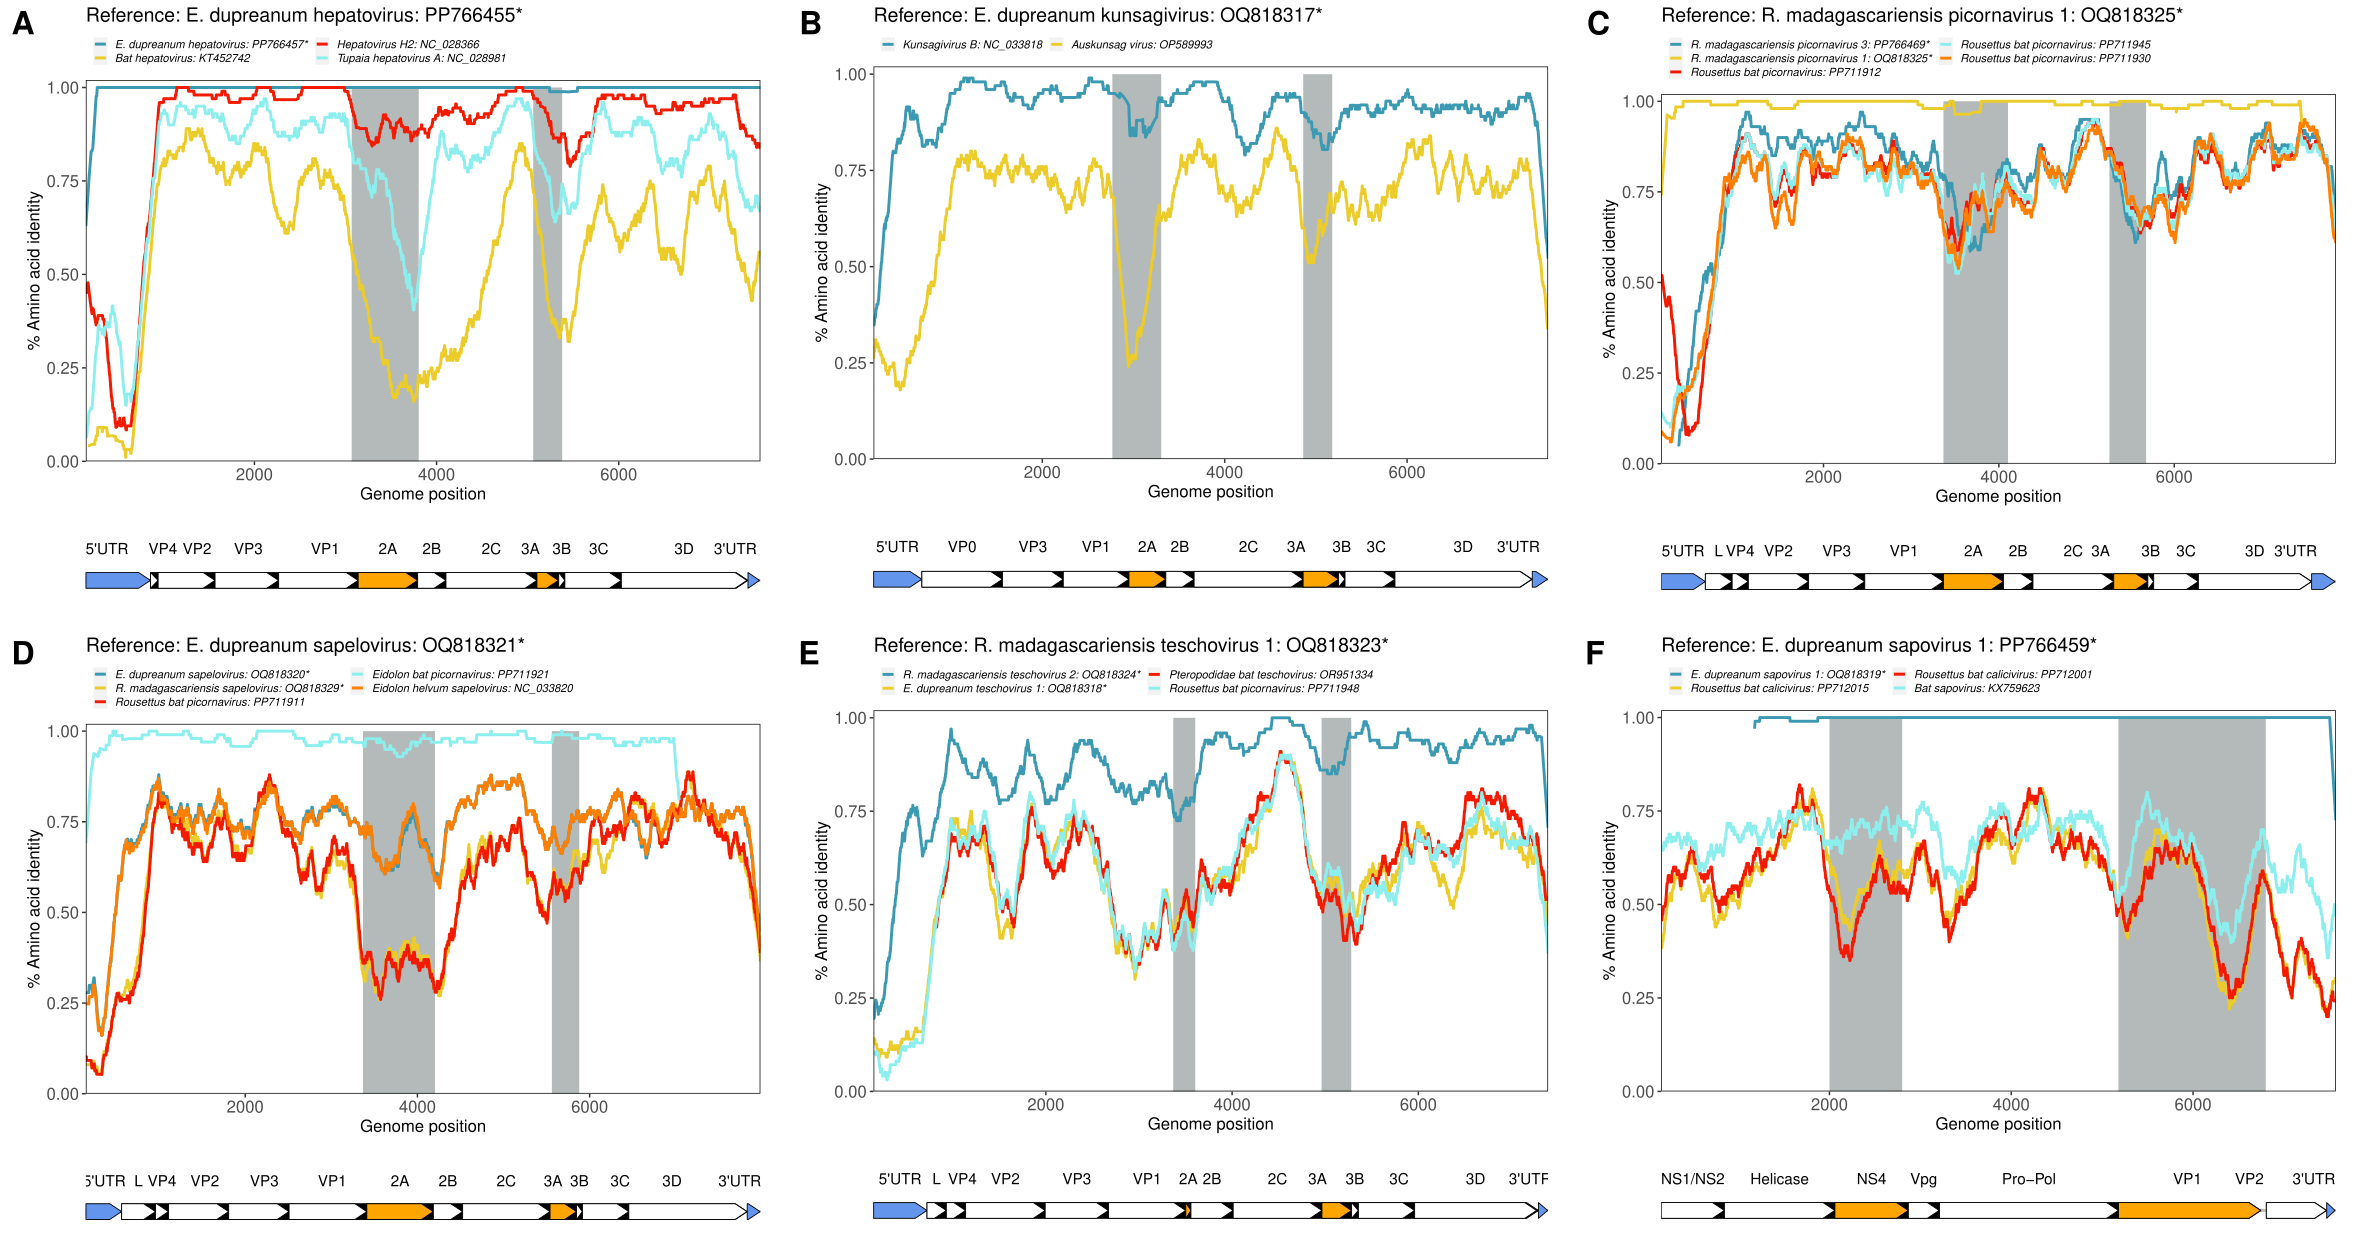

The R source for this figure:
rm(list=ls())

library(ggplot2)
library(gggenes)
library(cowplot)
library(gridExtra)
library(grid)
library(plyr)
library(dplyr)
library(reshape2)
library(cowplot)
library(patchwork)
library(ggplotify)


#This is to make a figure of the representative PySimPlots with their matching genome plots

##First make the genome plots
homewd="/Users/gwenddolenkettenburg/Desktop/developer/mada-bat-picornavirus/PySimPlot/"
setwd("~/Desktop/developer/mada-bat-picornavirus/PySimPlot/gene_maps")

#Load the gene data
map <- read.csv("pysimplot_alignment_genes.csv", header = T, stringsAsFactors = F)
map$gene<-factor(map$gene, levels = c("5'UTR", "L","VP4", "VP2", "VP0", "VP3",
                                        "VP1","VP1 ", "2A", "2B", "2C", "3A", "3B",
                                        "3C", "3D", "NS1/NS2","Helicase","NS4","Vpg","Pro-Pol", "Polyprotein", "Minor structural protein","3'UTR"))
#Load the peptide files
map_pep <- read.csv("pysimplot_alignment_peptides.csv", header = T, stringsAsFactors = F)
map_pep$gene<-factor(map_pep$gene, levels = c("5'UTR", "L","VP4", "VP2", "VP0", "VP3",
                                              "VP1", "VP1 ","2A", "2B", "2C", "3A", "3B",
                                              "3C", "3D", "NS1/NS2","Helicase","NS4","Vpg","Pro-Pol", "Polyprotein", "Minor structural protein","3'UTR"))
#Load the feature file in case its needed
map_feat <- read.csv("pysimplot_alignment_features.csv", header = T, stringsAsFactors = F)
map_feat$gene<-factor(map_feat$gene, levels = c("5'UTR", "L","VP4", "VP2", "VP0", "VP3",
                                                "VP1","VP1 ", "2A", "2B", "2C", "3A", "3B",
                                                "3C", "3D", "NS1/NS2","Helicase","NS4","Vpg","Pro-Pol", "Polyprotein", "Minor structural protein","3'UTR"))

#Pick colors for genes
colz=c("5'UTR"="gold", "L"="royalblue","VP4"="paleturquoise3", "VP2"="skyblue1", "VP0"="royalblue4", "VP3"="steelblue1",
       "VP1"="cadetblue1", "2A"="orange1", "2B"="sienna2", "2C"="darkorange1", "3A"="palevioletred1", "3B"="plum",
       "3C"="rosybrown1", "3D"="pink3", "Helicase"="darkseagreen1","NS4"="darkolivegreen1","Vpg"="seagreen1","Pro-Pol"="palegreen1","NS1/NS2"="darkgreen",
       "Polyprotein"="azure3",
       "Minor structural protein"="black","3'UTR"="gold")

colz2=c("5'UTR"="cornflowerblue", "L"="white","VP4"="white", "VP2"="white", "VP0"="white", "VP3"="white",
       "VP1"="white", "VP1 "="orange1", "2A"="orange1", "2B"="white", "2C"="white", "3A"="orange1", "3B"="white",
       "3C"="white", "3D"="white", "Helicase"="white","NS4"="orange1","Vpg"="white","Pro-Pol"="white","NS1/NS2"="white",
       "Polyprotein"="black",
       "Minor structural protein"="black","3'UTR"="cornflowerblue")


#Plot map and BLAST together plots

#Subset map data by virus
map_batpicornavirus<-subset(map,molecule=="Bat picornavirus")
map_hepatovirus<-subset(map,molecule=="Hepatovirus")
map_kobuvirus<-subset(map,molecule=="Kobuvirus")
map_kunsagivirus<-subset(map,molecule=="Kunsagivirus")
map_mischivirus<-subset(map,molecule=="Mischivirus")
map_sapovirus<-subset(map,molecule=="Sapovirus")
map_sapelovirus<-subset(map,molecule=="Sapelovirus")
map_teschovirus<-subset(map,molecule=="Teschovirus")
map_cardiovirus<-subset(map,molecule=="Cardiovirus")

map_batpicornavirus_pep<-subset(map_pep,molecule=="Bat picornavirus")
map_hepatovirus_pep<-subset(map_pep,molecule=="Hepatovirus")
map_kobuvirus_pep<-subset(map_pep,molecule=="Kobuvirus")
map_kunsagivirus_pep<-subset(map_pep,molecule=="Kunsagivirus")
map_mischivirus_pep<-subset(map_pep,molecule=="Mischivirus")
map_sapovirus_pep<-subset(map_pep,molecule=="Sapovirus")
map_sapelovirus_pep<-subset(map_pep,molecule=="Sapelovirus")
map_teschovirus_pep<-subset(map_pep,molecule=="Teschovirus")
map_cardiovirus_pep<-subset(map_pep,molecule=="Cardiovirus")

map_batpicornavirus_feat<-subset(map_feat,molecule=="Bat picornavirus")
map_hepatovirus_feat<-subset(map_feat,molecule=="Hepatovirus")
map_kobuvirus_feat<-subset(map_feat,molecule=="Kobuvirus")
map_kunsagivirus_feat<-subset(map_feat,molecule=="Kunsagivirus")
map_mischivirus_feat<-subset(map_feat,molecule=="Mischivirus")
map_sapovirus_feat<-subset(map_feat,molecule=="Sapovirus")
map_sapelovirus_feat<-subset(map_feat,molecule=="Sapelovirus")
map_teschovirus_feat<-subset(map_feat,molecule=="Teschovirus")
map_cardiovirus_feat<-subset(map_feat,molecule=="Cardiovirus")

#gene maps
map_batpicorna<-ggplot(map_batpicornavirus, aes(xmin = start, xmax = end, y = molecule, fill=gene)) +
  geom_gene_arrow(arrowhead_width = grid::unit(3, "mm"),
                  arrowhead_height = grid::unit(4, "mm"),
                  arrow_body_height = grid::unit(4, "mm")) +
  # geom_feature(data=map_hepatovirus_feat, aes(x=mid, y=molecule),
  #              feature_height = grid::unit(6,"mm"))+
  # geom_feature_label(data=map_hepatovirus_feat, aes(x=mid, y=molecule, label=gene),
  #                    feature_height = grid::unit(6,"mm"),
  #                    label_height = grid::unit(6,"mm"))+
  geom_subgene_arrow(data = map_batpicornavirus_pep, mapping=aes(xmin = from, xmax = to, y = molecule, fill=gene,
                                                                  xsubmin=from, xsubmax=to), color="black",
                     arrowhead_width = grid::unit(3, "mm"),
                     arrowhead_height = grid::unit(4, "mm"),
                     arrow_body_height = grid::unit(4, "mm"))+
  geom_text(data=map_batpicornavirus_feat,mapping=aes(x = mid, y = 1.5, label = gene), size=4) +
  scale_fill_manual(values=colz2)+
  theme_genes()+
  scale_x_continuous(limits=c(0,8290),expand=c(0,0))+
  theme(legend.position = "none")+
  theme(plot.margin = unit(c(0,0,0,0), "cm"),
        axis.text.y = element_blank(),
        axis.ticks.x=element_blank(),
        axis.text.x = element_blank(),
        axis.title.x = element_blank(),
        axis.line.x = element_blank())+
  xlab("Genome position") + ylab("")
map_batpicorna


map_cardio<-ggplot(map_cardiovirus, aes(xmin = start, xmax = end, y = molecule, fill=gene)) +
  geom_gene_arrow(arrowhead_width = grid::unit(3, "mm"),
                  arrowhead_height = grid::unit(4, "mm"),
                  arrow_body_height = grid::unit(4, "mm")) +
  # geom_feature(data=map_hepatovirus_feat, aes(x=mid, y=molecule),
  #              feature_height = grid::unit(6,"mm"))+
  # geom_feature_label(data=map_hepatovirus_feat, aes(x=mid, y=molecule, label=gene),
  #                    feature_height = grid::unit(6,"mm"),
  #                    label_height = grid::unit(6,"mm"))+
  geom_subgene_arrow(data = map_cardiovirus_pep, mapping=aes(xmin = from, xmax = to, y = molecule, fill=gene,
                                                                 xsubmin=from, xsubmax=to), color="black",
                     arrowhead_width = grid::unit(3, "mm"),
                     arrowhead_height = grid::unit(4, "mm"),
                     arrow_body_height = grid::unit(4, "mm"))+
  geom_text(data=map_cardiovirus_feat,mapping=aes(x = mid, y = 1.5, label = gene), size=4) +
  scale_fill_manual(values=colz2)+
  theme_genes()+
  scale_x_continuous(limits=c(4000,7640),expand=c(0,0))+
  theme(legend.position = "none")+
  theme(plot.margin = unit(c(0,0,0,0), "cm"),
        axis.text.y = element_blank(),
        axis.ticks.x=element_blank(),
        axis.text.x = element_blank(),
        axis.title.x = element_blank(),
        axis.line.x = element_blank())+
  xlab("Genome position") + ylab("")
map_cardio


map_hepato<-ggplot(map_hepatovirus, aes(xmin = start, xmax = end, y = molecule, fill=gene)) +
  geom_gene_arrow(arrowhead_width = grid::unit(3, "mm"),
                  arrowhead_height = grid::unit(4, "mm"),
                  arrow_body_height = grid::unit(4, "mm")) +
  # geom_feature(data=map_hepatovirus_feat, aes(x=mid, y=molecule),
  #              feature_height = grid::unit(6,"mm"))+
  # geom_feature_label(data=map_hepatovirus_feat, aes(x=mid, y=molecule, label=gene),
  #                    feature_height = grid::unit(6,"mm"),
  #                    label_height = grid::unit(6,"mm"))+
  geom_subgene_arrow(data = map_hepatovirus_pep, mapping=aes(xmin = from, xmax = to, y = molecule, fill=gene,
                                                              xsubmin=from, xsubmax=to), color="black",
                     arrowhead_width = grid::unit(3, "mm"),
                     arrowhead_height = grid::unit(4, "mm"),
                     arrow_body_height = grid::unit(4, "mm"))+
  geom_text(data=map_hepatovirus_feat,mapping=aes(x = mid, y = 1.5, label = gene), size=4) +
  scale_fill_manual(values=colz2)+
  theme_genes()+
  scale_x_continuous(limits=c(0,7890),expand=c(0,0))+
  theme(legend.position = "none")+
  theme(plot.margin = unit(c(0,0,0,0), "cm"),
        axis.text.y = element_blank(),
        axis.ticks.x=element_blank(),
        axis.text.x = element_blank(),
        axis.title.x = element_blank(),
        axis.line.x = element_blank())+
  xlab("Genome position") + ylab("")
map_hepato


map_kobu<-ggplot(map_kobuvirus, aes(xmin = start, xmax = end, y = molecule, fill=gene)) +
  geom_gene_arrow(arrowhead_width = grid::unit(3, "mm"),
                  arrowhead_height = grid::unit(4, "mm"),
                  arrow_body_height = grid::unit(4, "mm")) +
  # geom_feature(data=map_kobuvirus_feat, aes(x=mid, y=molecule),
  #              feature_height = grid::unit(6,"mm"))+
  # geom_feature_label(data=map_kobuvirus_feat, aes(x=mid, y=molecule, label=gene),
  #                    feature_height = grid::unit(6,"mm"),
  #                    label_height = grid::unit(6,"mm"))+
  geom_subgene_arrow(data = map_kobuvirus_pep, mapping=aes(xmin = from, xmax = to, y = molecule, fill=gene,
                                                            xsubmin=from, xsubmax=to), color="black",
                     arrowhead_width = grid::unit(3, "mm"),
                     arrowhead_height = grid::unit(4, "mm"),
                     arrow_body_height = grid::unit(4, "mm"))+
  geom_text(data=map_kobuvirus_feat,mapping=aes(x = mid, y = 1.5, label = gene), size=4) +
  scale_fill_manual(values=colz2)+
  theme_genes()+
  scale_x_continuous(limits=c(0,8420),expand=c(0,0))+
  theme(legend.position = "none")+
  theme(plot.margin = unit(c(0,0,0,0), "cm"),
        axis.text.y = element_blank(),
        axis.ticks.x=element_blank(),
        axis.text.x = element_blank(),
        axis.title.x = element_blank(),
        axis.line.x = element_blank())+
  xlab("Genome position") + ylab("")
map_kobu


map_kun<-ggplot(map_kunsagivirus, aes(xmin = start, xmax = end, y = molecule, fill=gene)) +
  geom_gene_arrow(arrowhead_width = grid::unit(3, "mm"),
                  arrowhead_height = grid::unit(4, "mm"),
                  arrow_body_height = grid::unit(4, "mm")) +
  # geom_feature(data=map_kunsagivirus_feat, aes(x=mid, y=molecule),
  #              feature_height = grid::unit(6,"mm"))+
  # geom_feature_label(data=map_kunsagivirus_feat, aes(x=mid, y=molecule, label=gene),
  #                    feature_height = grid::unit(6,"mm"),
  #                    label_height = grid::unit(6,"mm"))+
  geom_subgene_arrow(data = map_kunsagivirus_pep, mapping=aes(xmin = from, xmax = to, y = molecule, fill=gene,
                                                               xsubmin=from, xsubmax=to), color="black",
                     arrowhead_width = grid::unit(3, "mm"),
                     arrowhead_height = grid::unit(4, "mm"),
                     arrow_body_height = grid::unit(4, "mm"))+
  geom_text(data=map_kunsagivirus_feat,mapping=aes(x = mid, y = 1.5, label = gene), size=4) +
  scale_fill_manual(values=colz2)+
  theme_genes()+
  scale_x_continuous(limits=c(0,7580),expand=c(0,0))+
  theme(legend.position = "none")+
  theme(plot.margin = unit(c(0,0,0,0), "cm"),
        axis.text.y = element_blank(),
        axis.ticks.x=element_blank(),
        axis.text.x = element_blank(),
        axis.title.x = element_blank(),
        axis.line.x = element_blank())+
  xlab("Genome position") + ylab("")
map_kun


map_mischi<-ggplot(map_mischivirus, aes(xmin = start, xmax = end, y = molecule, fill=gene)) +
  geom_gene_arrow(arrowhead_width = grid::unit(3, "mm"),
                  arrowhead_height = grid::unit(4, "mm"),
                  arrow_body_height = grid::unit(4, "mm")) +
  # geom_feature(data=map_mischivirus_feat, aes(x=mid, y=molecule),
  #              feature_height = grid::unit(6,"mm"))+
  # geom_feature_label(data=map_mischivirus_feat, aes(x=mid, y=molecule, label=gene),
  #                    feature_height = grid::unit(6,"mm"),
  #                    label_height = grid::unit(6,"mm"))+
  geom_subgene_arrow(data = map_mischivirus_pep, mapping=aes(xmin = from, xmax = to, y = molecule, fill=gene,
                                                              xsubmin=from, xsubmax=to), color="black",
                     arrowhead_width = grid::unit(3, "mm"),
                     arrowhead_height = grid::unit(4, "mm"),
                     arrow_body_height = grid::unit(4, "mm"))+
  geom_text(data=map_mischivirus_feat,mapping=aes(x = mid, y = 1.5, label = gene), size=4) +
  scale_fill_manual(values=colz2)+
  theme_genes()+
  scale_x_continuous(limits=c(0,9080),expand=c(0,0))+
  theme(legend.position = "none")+
  theme(plot.margin = unit(c(0,0,0,0), "cm"),
        axis.text.y = element_blank(),
        axis.ticks.x=element_blank(),
        axis.text.x = element_blank(),
        axis.title.x = element_blank(),
        axis.line.x = element_blank())+
  xlab("Genome position") + ylab("")
map_mischi


map_sapelo<-ggplot(map_sapelovirus, aes(xmin = start, xmax = end, y = molecule, fill=gene)) +
  geom_gene_arrow(arrowhead_width = grid::unit(3, "mm"),
                  arrowhead_height = grid::unit(4, "mm"),
                  arrow_body_height = grid::unit(4, "mm")) +
  # geom_feature(data=map_sapelovirus_feat, aes(x=mid, y=molecule),
  #              feature_height = grid::unit(6,"mm"))+
  # geom_feature_label(data=map_sapelovirus_feat, aes(x=mid, y=molecule, label=gene),
  #                    feature_height = grid::unit(6,"mm"),
  #                    label_height = grid::unit(6,"mm"))+
  geom_subgene_arrow(data = map_sapelovirus_pep, mapping=aes(xmin = from, xmax = to, y = molecule, fill=gene,
                                                                   xsubmin=from, xsubmax=to), color="black",
                     arrowhead_width = grid::unit(3, "mm"),
                     arrowhead_height = grid::unit(4, "mm"),
                     arrow_body_height = grid::unit(4, "mm"))+
  geom_text(data=map_sapelovirus_feat,mapping=aes(x = mid, y = 1.5, label = gene), size=4) +
  scale_fill_manual(values=colz2)+
  theme_genes()+
  scale_x_continuous(limits=c(0,7940),expand=c(0,0))+
  theme(legend.position = "none")+
  theme(plot.margin = unit(c(0,0,0,0), "cm"),
        axis.text.y = element_blank(),
        axis.ticks.x=element_blank(),
        axis.text.x = element_blank(),
        axis.title.x = element_blank(),
        axis.line.x = element_blank())+
  xlab("Genome position") + ylab("")
map_sapelo


map_tescho<-ggplot(map_teschovirus, aes(xmin = start, xmax = end, y = molecule, fill=gene)) +
  geom_gene_arrow(arrowhead_width = grid::unit(3, "mm"),
                  arrowhead_height = grid::unit(4, "mm"),
                  arrow_body_height = grid::unit(4, "mm")) +
  # geom_feature(data=map_teschovirus_feat, aes(x=mid, y=molecule),
  #              feature_height = grid::unit(6,"mm"))+
  # geom_feature_label(data=map_teschovirus_feat, aes(x=mid, y=molecule, label=gene),
  #                    feature_height = grid::unit(6,"mm"),
  #                    label_height = grid::unit(6,"mm"))+
  geom_subgene_arrow(data = map_teschovirus_pep, mapping=aes(xmin = from, xmax = to, y = molecule, fill=gene,
                                                              xsubmin=from, xsubmax=to), color="black",
                     arrowhead_width = grid::unit(3, "mm"),
                     arrowhead_height = grid::unit(4, "mm"),
                     arrow_body_height = grid::unit(4, "mm"))+
  geom_text(data=map_teschovirus_feat,mapping=aes(x = mid, y = 1.5, label = gene), size=4) +
  scale_fill_manual(values=colz2)+
  theme_genes()+
  scale_x_continuous(limits=c(0,7445),expand=c(0,0))+
  theme(legend.position = "none")+
  theme(plot.margin = unit(c(0,0,0,0), "cm"),
        axis.text.y = element_blank(),
        axis.ticks.x=element_blank(),
        axis.text.x = element_blank(),
        axis.title.x = element_blank(),
        axis.line.x = element_blank())+
  xlab("Genome position") + ylab("")
map_tescho


map_sapo<-ggplot(map_sapovirus, aes(xmin = start, xmax = end, y = molecule, fill=gene)) +
  geom_gene_arrow(arrowhead_width = grid::unit(3, "mm"),
                  arrowhead_height = grid::unit(4, "mm"),
                  arrow_body_height = grid::unit(4, "mm")) +
  # geom_feature(data=map_sapovirus_full_feat, aes(x=mid, y=molecule),
  #              feature_height = grid::unit(6,"mm"))+
  # geom_feature_label(data=map_sapovirus_full_feat, aes(x=mid, y=molecule, label=gene),
  #                    feature_height = grid::unit(6,"mm"),
  #                    label_height = grid::unit(6,"mm"))+
  geom_subgene_arrow(data = map_sapovirus_pep, mapping=aes(xmin = from, xmax = to, y = molecule, fill=gene,
                                                                 xsubmin=from, xsubmax=to), color="black",
                     arrowhead_width = grid::unit(3, "mm"),
                     arrowhead_height = grid::unit(4, "mm"),
                     arrow_body_height = grid::unit(4, "mm"))+
  geom_text(data=map_sapovirus_feat,mapping=aes(x = mid, y = 1.5, label = gene), size=4) +
  scale_fill_manual(values=colz2)+
  theme_genes()+
  scale_x_continuous(limits=c(0,7800),expand=c(0,0))+
  theme(legend.position = "none")+
  theme(plot.margin = unit(c(0,0,0,0), "cm"),
        axis.text.y = element_blank(),
        axis.ticks.x=element_blank(),
        axis.text.x = element_blank(),
        axis.title.x = element_blank(),
        axis.line.x = element_blank())+
  xlab("Genome position") + ylab("")
map_sapo



##Now get the plots for the PySimPlot, just the map_BLAST ones, there will be a separate PDF file with the table of African bat picorna similarities
setwd("~/Desktop/developer/mada-bat-picornavirus/PySimPlot/output")

#colzpalette<-c("#F8766D","#C49A00","#53B400","#A58AFF","#00B6EB","darkorange1","#FB61D7")
colzpalette<-c("#3B9AB2","#EBCC2A","#F21A00","darkslategray2","darkorange1","firebrick4")


##Bat picornavirus

##nt first
batpicorna_map <- read.csv(file = "batpicorna_align_nt.csv", header = T, stringsAsFactors = F)
head(batpicorna_map)

#move to long
long.sim_nt <- melt(batpicorna_map, id.vars = c("pointer"), measure.vars = c("PP766469","OQ818325","PP711912","PP711945","PP711930"))

unique(long.sim_nt$variable)

long.sim_nt$variable <- as.character(long.sim_nt$variable)

names(long.sim_nt)[names(long.sim_nt)=="variable"] <- "accession"

long.sim_nt$accession[long.sim_nt$accession == "PP766469"] <- "R. madagascariensis picornavirus 3: PP766469*"
long.sim_nt$accession[long.sim_nt$accession == "OQ818325"] <- "R. madagascariensis picornavirus 1: OQ818325*"
long.sim_nt$accession[long.sim_nt$accession == "PP711912"] <- "Rousettus bat picornavirus: PP711912"
long.sim_nt$accession[long.sim_nt$accession == "PP711945"] <- "Rousettus bat picornavirus: PP711945"
long.sim_nt$accession[long.sim_nt$accession == "PP711930"] <- "Rousettus bat picornavirus: PP711930"

long.sim_nt$accession <- factor(long.sim_nt$accession, levels = c("R. madagascariensis picornavirus 3: PP766469*", 
                                                                  "R. madagascariensis picornavirus 1: OQ818325*",
                                                                  "Rousettus bat picornavirus: PP711912",
                                                                  "Rousettus bat picornavirus: PP711945",
                                                                  "Rousettus bat picornavirus: PP711930"))
long.sim_nt$value[long.sim_nt$value<0] <- 0
long.sim_nt$value <- long.sim_nt$value/100

title<-expression(paste("Reference: R. madagascariensis picornavirus 1: OQ818325*"))

#Plot nucleotide
batpicorna_map_nt <- ggplot(long.sim_nt) + 
  annotate("rect", xmin=3168, xmax=3904, ymin=0, ymax=1, alpha=0.6,  fill="azure4")+
  annotate("rect", xmin=5161, xmax=5579, ymin=0, ymax=1, alpha=0.6,  fill="azure4")+
  geom_line(aes(x=pointer, y=value, color=accession), size=1) +
  theme(panel.background = element_rect("white"),
        panel.border = element_rect(linetype = "solid", fill=NA)) + ylab("% Nucleotide identity")+xlab("Genome position")+
  theme(panel.grid = element_blank(), strip.text = element_text(face="italic", size=12),
        strip.background = element_rect(fill="white"), 
        legend.position="top", legend.direction = "horizontal",legend.margin=margin(),
        legend.justification = "left",
        legend.text = element_text(face="italic", size = 8),
        legend.title = element_blank(),
        legend.key.height= unit(3.5, 'mm'),
        legend.key.width= unit(3.5, 'mm'),
        legend.background =element_rect(fill = alpha("white", 0)),
        axis.text = element_text(size=12), axis.title = element_text(size=12),
        plot.margin = unit(c(0,0.5,1,0.5), "cm"),
        plot.title = element_text(size = 14, face = "bold")) +
  guides(colour = guide_legend(nrow = 3))+
  scale_color_manual(values=colzpalette) + 
  #scale_color_manual(values=colz2) + 
  scale_fill_distiller()+
  ggtitle(title)+
  coord_cartesian(ylim=c(0,1.02))+
  scale_x_continuous(expand=c(0,0))+
  scale_y_continuous(limits=c(0,1), expand=c(0,0))

batpicorna_map_nt

#put gene map with PySimPlot
bat_picorna_nt<-batpicorna_map_nt/map_batpicorna+plot_layout(nrow=2,  heights = c(1, 0.2))
bat_picorna_nt

bat_picorna_nt<-as.ggplot(bat_picorna_nt)
bat_picorna_nt

#then aa
batpicorna_map <- read.csv(file = "batpicorna_align_aa.csv", header = T, stringsAsFactors = F)
head(batpicorna_map)

#move to long
long.sim_aa <- melt(batpicorna_map, id.vars = c("pointer"), measure.vars = c("PP766469","OQ818325","PP711912","PP711945","PP711930"))

unique(long.sim_aa$variable)

long.sim_aa$variable <- as.character(long.sim_aa$variable)

names(long.sim_aa)[names(long.sim_aa)=="variable"] <- "accession"

long.sim_aa$accession[long.sim_aa$accession == "PP766469"] <- "R. madagascariensis picornavirus 3: PP766469*"
long.sim_aa$accession[long.sim_aa$accession == "OQ818325"] <- "R. madagascariensis picornavirus 1: OQ818325*"
long.sim_aa$accession[long.sim_aa$accession == "PP711912"] <- "Rousettus bat picornavirus: PP711912"
long.sim_aa$accession[long.sim_aa$accession == "PP711945"] <- "Rousettus bat picornavirus: PP711945"
long.sim_aa$accession[long.sim_aa$accession == "PP711930"] <- "Rousettus bat picornavirus: PP711930"

long.sim_aa$accession <- factor(long.sim_aa$accession, levels = c("R. madagascariensis picornavirus 3: PP766469*", 
                                                                  "R. madagascariensis picornavirus 1: OQ818325*",
                                                                  "Rousettus bat picornavirus: PP711912",
                                                                  "Rousettus bat picornavirus: PP711945",
                                                                  "Rousettus bat picornavirus: PP711930"))
long.sim_aa$value[long.sim_aa$value<0] <- 0
long.sim_aa$value <- long.sim_aa$value/100

title<-expression(paste("Reference: R. madagascariensis picornavirus 1: OQ818325*"))
## amino acid
batpicorna_map_aa <- ggplot(long.sim_aa) + 
  annotate("rect", xmin=3368/3.055, xmax=4104/3.055, ymin=0, ymax=1, alpha=0.6,  fill="azure4")+
  annotate("rect", xmin=5261/3.055, xmax=5679/3.055, ymin=0, ymax=1, alpha=0.6,  fill="azure4")+
  geom_line(aes(x=pointer, y=value, color=accession), size=1) +
  theme(panel.background = element_rect("white"),
        panel.border = element_rect(linetype = "solid", fill=NA)) + ylab("% Amino acid identity")+xlab("Genome position")+
  theme(panel.grid = element_blank(), strip.text = element_text(face="italic", size=12),
        strip.background = element_rect(fill="white"), 
        legend.position="top", legend.direction = "horizontal",legend.margin=margin(),
        legend.justification = "left",
        legend.text = element_text(face="italic", size = 8),
        legend.title = element_blank(),
        legend.key.height= unit(3.5, 'mm'),
        legend.key.width= unit(3.5, 'mm'),
        legend.background =element_rect(fill = alpha("white", 0)),
        axis.text = element_text(size=12), axis.title = element_text(size=12),
        plot.margin = unit(c(0,0.5,1,0.5), "cm"),
        plot.title = element_text(size = 14, face = "bold")) +
  guides(colour = guide_legend(nrow = 3))+
  ggtitle(title)+
  scale_color_manual(values=colzpalette) + 
  coord_cartesian(ylim=c(0,1.02))+
  scale_x_continuous(breaks=c(0,2000/3.055,4000/3.055,6000/3.055,8000/3.055), 
                     labels = c(0,2000, 4000,6000,8000),expand=c(0,0))+
  #scale_x_continuous(expand=c(0,0))+
  scale_y_continuous(limits=c(0,1), expand=c(0,0))

batpicorna_map_aa

#put gene map with PySimPlot
bat_picorna_aa<-batpicorna_map_aa/map_batpicorna+plot_layout(nrow=2,  heights = c(1, 0.2))
bat_picorna_aa

bat_picorna_aa<-as.ggplot(bat_picorna_aa)
bat_picorna_aa




#Hepatovirus
#nucleotide
hepato_map_nt <- read.csv(file = "hepato_align_nt.csv", header = T, stringsAsFactors = F) #animo acid
head(hepato_map_nt)

#move to long
long.sim_nt <- melt(hepato_map_nt, id.vars = c("pointer"), measure.vars = c("PP766457","KT452742","NC_028366","NC_028981"))
unique(long.sim_nt$variable)

long.sim_nt$variable <- as.character(long.sim_nt$variable)

names(long.sim_nt)[names(long.sim_nt)=="variable"] <- "accession"

long.sim_nt$accession[long.sim_nt$accession == "PP766457"] <- "E. dupreanum hepatovirus: PP766457*"
long.sim_nt$accession[long.sim_nt$accession == "KT452742"] <- "Bat hepatovirus: KT452742"
long.sim_nt$accession[long.sim_nt$accession == "NC_028366"] <- "Hepatovirus H2: NC_028366"
long.sim_nt$accession[long.sim_nt$accession == "NC_028981"] <- "Tupaia hepatovirus A: NC_028981"


long.sim_nt$accession <- factor(long.sim_nt$accession, levels = c("E. dupreanum hepatovirus: PP766457*","Bat hepatovirus: KT452742",
                                                                  "Hepatovirus H2: NC_028366","Tupaia hepatovirus A: NC_028981"))
long.sim_nt$value[long.sim_nt$value<0] <- 0
long.sim_nt$value <- long.sim_nt$value/100
#plot nucleotide
title<-expression(paste("Reference: E. dupreanum hepatovirus: PP766455*"))

hepato_map_nt <- ggplot(long.sim_nt) + 
  annotate("rect", xmin=3068, xmax=3804, ymin=0, ymax=1, alpha=0.6,  fill="azure4")+
  annotate("rect", xmin=5061, xmax=5379, ymin=0, ymax=1, alpha=0.6,  fill="azure4")+
  geom_line(aes(x=pointer, y=value, color=accession), size=1) +
  theme(panel.background = element_rect("white"),
        panel.border = element_rect(linetype = "solid", fill=NA)) + ylab("% Nucleotide identity")+xlab("Genome position")+
  theme(panel.grid = element_blank(), strip.text = element_text(face="italic", size=12),
        strip.background = element_rect(fill="white"), 
        legend.position="top", legend.direction = "horizontal",legend.margin=margin(),
        legend.justification = "left",
        legend.text = element_text(face="italic", size = 8),
        legend.title = element_blank(),
        legend.key.height= unit(3.5, 'mm'),
        legend.key.width= unit(3.5, 'mm'),
        legend.background =element_rect(fill = alpha("white", 0)),
        axis.text = element_text(size=12), axis.title = element_text(size=12),
        plot.margin = unit(c(0,0.5,1,0.5), "cm"),
        plot.title = element_text(size = 14, face = "bold")) +
  guides(colour = guide_legend(nrow = 2))+
  scale_color_manual(values=colzpalette) + 
  #scale_color_manual(values=colz2) + 
  scale_fill_distiller()+
  ggtitle(title)+
  coord_cartesian(ylim=c(0,1.02))+
  scale_x_continuous(expand=c(0,0))+
  scale_y_continuous(limits=c(0,1), expand=c(0,0))

hepato_map_nt

#put gene map with PySimPlot
hepato_nt<-hepato_map_nt/map_hepato+plot_layout(nrow=2,  heights = c(1, 0.2))
hepato_nt

hepato_nt<-as.ggplot(hepato_nt)
hepato_nt

##amino acid
hepato_map_aa <- read.csv(file = "hepato_align_aa.csv", header = T, stringsAsFactors = F) #animo acid
head(hepato_map_aa)

#move to long
long.sim_aa <- melt(hepato_map_aa, id.vars = c("pointer"), measure.vars = c("PP766457","KT452742","NC_028366","NC_028981"))
unique(long.sim_aa$variable)

long.sim_aa$variable <- as.character(long.sim_aa$variable)

names(long.sim_aa)[names(long.sim_aa)=="variable"] <- "accession"

long.sim_aa$accession[long.sim_aa$accession == "PP766457"] <- "E. dupreanum hepatovirus: PP766457*"
long.sim_aa$accession[long.sim_aa$accession == "KT452742"] <- "Bat hepatovirus: KT452742"
long.sim_aa$accession[long.sim_aa$accession == "NC_028366"] <- "Hepatovirus H2: NC_028366"
long.sim_aa$accession[long.sim_aa$accession == "NC_028981"] <- "Tupaia hepatovirus A: NC_028981"


long.sim_aa$accession <- factor(long.sim_aa$accession, levels = c("E. dupreanum hepatovirus: PP766457*","Bat hepatovirus: KT452742",
                                                                  "Hepatovirus H2: NC_028366","Tupaia hepatovirus A: NC_028981"))
long.sim_aa$value[long.sim_aa$value<0] <- 0
long.sim_aa$value <- long.sim_aa$value/100

## Amino acid
title<-expression(paste("Reference: E. dupreanum hepatovirus: PP766455*"))

hepatovirus_map_aa <- ggplot(long.sim_aa) +
  annotate("rect", xmin=3068/3.055, xmax=3804/3.055, ymin=0, ymax=1, alpha=0.6,  fill="azure4")+
  annotate("rect", xmin=5061/3.055, xmax=5379/3.055, ymin=0, ymax=1, alpha=0.6,  fill="azure4")+
  geom_line(aes(x=pointer, y=value, color=accession), size=1) +
  theme(panel.background = element_rect("white"),
        panel.border = element_rect(linetype = "solid", fill=NA)) + ylab("% Amino acid identity")+xlab("Genome position")+
  theme(panel.grid = element_blank(), strip.text = element_text(face="italic", size=12),
        strip.background = element_rect(fill="white"), 
        legend.position="top", legend.direction = "horizontal",legend.margin=margin(),
        legend.justification = "left",
        legend.text = element_text(face="italic", size = 8),
        legend.title = element_blank(),
        legend.key.height= unit(3.5, 'mm'),
        legend.key.width= unit(3.5, 'mm'),
        legend.background =element_rect(fill = alpha("white", 0)),
        axis.text = element_text(size=12), axis.title = element_text(size=12),
        plot.margin = unit(c(0,0.5,1,0.5), "cm"),
        plot.title = element_text(size = 14, face = "bold")) +
  guides(colour = guide_legend(nrow = 2))+
  scale_color_manual(values=colzpalette) + 
  #scale_fill_distiller()+
  ggtitle(title)+
  coord_cartesian(ylim=c(0,1.02))+
  scale_x_continuous(breaks=c(0,2000/3.055,4000/3.055,6000/3.055,8000/3.055),
                     labels = c(0,2000, 4000,6000,8000),expand=c(0,0))+
  #scale_x_continuous(expand=c(0,0))+
  scale_y_continuous(limits=c(0,1), expand=c(0,0))

hepatovirus_map_aa

#put gene map with PySimPlot
hep_map_aa<-hepatovirus_map_aa/map_hepato+plot_layout(nrow=2,  heights = c(1, 0.2))
hep_map_aa

hep_map_aa<-as.ggplot(hep_map_aa)
hep_map_aa




#Kobuvirus
#Nucleotide
kobuvirus_nt_map <- read.csv(file = "kobu_align_nt.csv", header = T, stringsAsFactors = F) #Amino acid
head(kobuvirus_nt_map)

#move to long
long.sim_nt <- melt(kobuvirus_nt_map, id.vars = c("pointer"), measure.vars = c("PP766456","OP287812"))
unique(long.sim_nt$variable)

long.sim_nt$variable <- as.character(long.sim_nt$variable)

names(long.sim_nt)[names(long.sim_nt)=="variable"] <- "accession"

long.sim_nt$accession[long.sim_nt$accession == "PP766456"] <- "E. dupreanum kobuvirus: PP766456*"
long.sim_nt$accession[long.sim_nt$accession == "OP287812"] <- "E. dupreanum kobuvirus: OP287812"

long.sim_nt$accession <- factor(long.sim_nt$accession, levels = c("E. dupreanum kobuvirus: PP766456*", "E. dupreanum kobuvirus: OP287812"))
#and plot
long.sim_nt$value[long.sim_nt$value<0] <- 0
long.sim_nt$value <- long.sim_nt$value/100

#plot nucleotide
title<-expression(paste("Reference: E. dupreanum kobuvirus: OQ818322*"))

kobu_map_nt <- ggplot(long.sim_nt) + geom_line(aes(x=pointer, y=value, color=accession), size=1) +
  theme(panel.background = element_rect("white"),
        panel.border = element_rect(linetype = "solid", fill=NA)) + ylab("% Nucleotide identity")+xlab("Genome position")+
  theme(panel.grid = element_blank(), strip.text = element_text(face="italic", size=12),
        strip.background = element_rect(fill="white"), 
        legend.position="top", legend.direction = "horizontal",legend.margin=margin(),
        legend.justification = "left",
        legend.text = element_text(face="italic", size = 8),
        legend.title = element_blank(),
        legend.key.height= unit(3.5, 'mm'),
        legend.key.width= unit(3.5, 'mm'),
        legend.background =element_rect(fill = alpha("white", 0)),
        axis.text = element_text(size=12), axis.title = element_text(size=12),
        plot.margin = unit(c(0,0.5,1,0.5), "cm"),
        plot.title = element_text(size = 14, face = "bold")) +
  guides(colour = guide_legend(nrow = 1))+
  scale_color_manual(values=colzpalette) + 
  annotate("rect", xmin=3768, xmax=4304, ymin=0, ymax=1, alpha=0.6,  fill="azure4")+
  annotate("rect", xmin=5661, xmax=5979, ymin=0, ymax=1, alpha=0.6,  fill="azure4")+
  #scale_color_manual(values=colz2) + 
  scale_fill_distiller()+
  ggtitle(title)+
  coord_cartesian(ylim=c(0,1.02))+
  scale_x_continuous(expand=c(0,0))+
  scale_y_continuous(limits=c(0,1), expand=c(0,0))

kobu_map_nt

#put gene map with PySimPlot
kobu_nt<-kobu_map_nt/map_kobu+plot_layout(nrow=2,  heights = c(1, 0.2))
kobu_nt

kobu_nt<-as.ggplot(kobu_nt)
kobu_nt

#amino acid
kobuvirus_aa_map <- read.csv(file = "kobu_align_aa.csv", header = T, stringsAsFactors = F) #Amino acid
head(kobuvirus_aa_map)

#move to long
long.sim_aa <- melt(kobuvirus_aa_map, id.vars = c("pointer"), measure.vars = c("PP766456","OP287812"))
unique(long.sim_aa$variable)

long.sim_aa$variable <- as.character(long.sim_aa$variable)

names(long.sim_aa)[names(long.sim_aa)=="variable"] <- "accession"

long.sim_aa$accession[long.sim_aa$accession == "PP766456"] <- "E. dupreanum kobuvirus: PP766456*"
long.sim_aa$accession[long.sim_aa$accession == "OP287812"] <- "E. dupreanum kobuvirus: OP287812"

long.sim_aa$accession <- factor(long.sim_aa$accession, levels = c("E. dupreanum kobuvirus: PP766456*", "E. dupreanum kobuvirus: OP287812"))
#and plot
long.sim_aa$value[long.sim_aa$value<0] <- 0
long.sim_aa$value <- long.sim_aa$value/100

## Amino acid
title<-expression(paste("Reference: E. dupreanum kobuvirus: OQ818322*"))

kobuvirus_map_aa <- ggplot(long.sim_aa) + 
  annotate("rect", xmin=3768/3.055, xmax=4304/3.055, ymin=0, ymax=1, alpha=0.6,  fill="azure4")+
  annotate("rect", xmin=5661/3.055, xmax=5979/3.055, ymin=0, ymax=1, alpha=0.6,  fill="azure4")+
  geom_line(aes(x=pointer, y=value, color=accession), size=1) +
  theme(panel.background = element_rect("white"),
        panel.border = element_rect(linetype = "solid", fill=NA)) + ylab("% Amino acid identity")+xlab("Genome position")+
  theme(panel.grid = element_blank(), strip.text = element_text(face="italic", size=12),
        strip.background = element_rect(fill="white"), 
        legend.position="top", legend.direction = "horizontal",legend.margin=margin(),
        legend.justification = "left",
        legend.text = element_text(face="italic", size = 8),
        legend.title = element_blank(),
        legend.key.height= unit(3.5, 'mm'),
        legend.key.width= unit(3.5, 'mm'),
        legend.background =element_rect(fill = alpha("white", 0)),
        axis.text = element_text(size=12), axis.title = element_text(size=12),
        plot.margin = unit(c(0,0.5,1,0.5), "cm"),
        plot.title = element_text(size = 14, face = "bold")) +
  guides(colour = guide_legend(nrow = 1))+
  scale_color_manual(values=colzpalette) + 
  #scale_fill_distiller()+
  ggtitle(title)+
  coord_cartesian(ylim=c(0,1.02))+
  scale_x_continuous(breaks=c(0,2000/3.055,4000/3.055,6000/3.055,8000/3.055),
                     labels = c(0,2000,4000,6000,8000),expand=c(0,0))+
  #scale_x_continuous(expand=c(0,0))+
  scale_y_continuous(limits=c(0,1), expand=c(0,0))

kobuvirus_map_aa

#put gene map with PySimPlot
kobu_map_aa<-kobuvirus_map_aa/map_kobu+plot_layout(nrow=2,  heights = c(1, 0.2))
kobu_map_aa

kobu_map_aa<-as.ggplot(kobu_map_aa)
kobu_map_aa




#kunsagivirus
#Nucleotide
kunsagivirus_nt_map <- read.csv(file = "kunsagi_align_nt.csv", header = T, stringsAsFactors = F) #Amino acid
head(kunsagivirus_nt_map)

#move to long
long.sim_nt <- melt(kunsagivirus_nt_map, id.vars = c("pointer"), measure.vars = c("NC_033818","OP589993"))
unique(long.sim_nt$variable)

long.sim_nt$variable <- as.character(long.sim_nt$variable)

names(long.sim_nt)[names(long.sim_nt)=="variable"] <- "accession"

long.sim_nt$accession[long.sim_nt$accession == "NC_033818"] <- "Kunsagivirus B: NC_033818"
long.sim_nt$accession[long.sim_nt$accession == "OP589993"] <- "Auskunsag virus: OP589993"

long.sim_nt$accession <- factor(long.sim_nt$accession, levels = c("Kunsagivirus B: NC_033818", "Auskunsag virus: OP589993"))
#and plot
long.sim_nt$value[long.sim_nt$value<0] <- 0
long.sim_nt$value <- long.sim_nt$value/100

#plot nucleotide
title<-expression(paste("Reference: E. dupreanum kunsagivirus: OQ818317*"))

kunsagi_map_nt <- ggplot(long.sim_nt) + 
  annotate("rect", xmin=2768, xmax=3304, ymin=0, ymax=1, alpha=0.6,  fill="azure4")+
  annotate("rect", xmin=4861, xmax=5179, ymin=0, ymax=1, alpha=0.6,  fill="azure4")+
  geom_line(aes(x=pointer, y=value, color=accession), size=1) +
  theme(panel.background = element_rect("white"),
        panel.border = element_rect(linetype = "solid", fill=NA)) + ylab("% Nucleotide identity")+xlab("Genome position")+
  theme(panel.grid = element_blank(), strip.text = element_text(face="italic", size=12),
        strip.background = element_rect(fill="white"), 
        legend.position="top", legend.direction = "horizontal",legend.margin=margin(),
        legend.justification = "left",
        legend.text = element_text(face="italic", size = 8),
        legend.title = element_blank(),
        legend.key.height= unit(3.5, 'mm'),
        legend.key.width= unit(3.5, 'mm'),
        legend.background =element_rect(fill = alpha("white", 0)),
        axis.text = element_text(size=12), axis.title = element_text(size=12),
        plot.margin = unit(c(0,0.5,1,0.5), "cm"),
        plot.title = element_text(size = 14, face = "bold")) +
  guides(colour = guide_legend(nrow = 1))+
  scale_color_manual(values=colzpalette) + 
  #scale_color_manual(values=colz2) + 
  scale_fill_distiller()+
  ggtitle(title)+
  coord_cartesian(ylim=c(0,1.02))+
  scale_x_continuous(expand=c(0,0))+
  scale_y_continuous(limits=c(0,1), expand=c(0,0))

kunsagi_map_nt

#put gene map with PySimPlot
kunsagi_nt<-kunsagi_map_nt/map_kun+plot_layout(nrow=2,  heights = c(1, 0.2))
kunsagi_nt

kunsagi_nt<-as.ggplot(kunsagi_nt)
kunsagi_nt

#amino acid
kunsagivirus_aa_map <- read.csv(file = "kunsagi_align_aa.csv", header = T, stringsAsFactors = F) #Amino acid
head(kunsagivirus_aa_map)

#move to long
long.sim_aa <- melt(kunsagivirus_aa_map, id.vars = c("pointer"), measure.vars = c("NC_033818","OP589993"))
unique(long.sim_aa$variable)

long.sim_aa$variable <- as.character(long.sim_aa$variable)

names(long.sim_aa)[names(long.sim_aa)=="variable"] <- "accession"

long.sim_aa$accession[long.sim_aa$accession == "NC_033818"] <- "Kunsagivirus B: NC_033818"
long.sim_aa$accession[long.sim_aa$accession == "OP589993"] <- "Auskunsag virus: OP589993"

long.sim_aa$accession <- factor(long.sim_aa$accession, levels = c("Kunsagivirus B: NC_033818", "Auskunsag virus: OP589993"))
#and plot
long.sim_aa$value[long.sim_aa$value<0] <- 0
long.sim_aa$value <- long.sim_aa$value/100

## Amino acid
title<-expression(paste("Reference: E. dupreanum kunsagivirus: OQ818317*"))

kunsagivirus_map_aa <- ggplot(long.sim_aa) + 
  annotate("rect", xmin=2768/3.055, xmax=3304/3.055, ymin=0, ymax=1, alpha=0.6,  fill="azure4")+
  annotate("rect", xmin=4861/3.055, xmax=5179/3.055, ymin=0, ymax=1, alpha=0.6,  fill="azure4")+
  geom_line(aes(x=pointer, y=value, color=accession), size=1) +
  theme(panel.background = element_rect("white"),
        panel.border = element_rect(linetype = "solid", fill=NA)) + ylab("% Amino acid identity")+xlab("Genome position")+
  theme(panel.grid = element_blank(), strip.text = element_text(face="italic", size=12),
        strip.background = element_rect(fill="white"), 
        legend.position="top", legend.direction = "horizontal",legend.margin=margin(),
        legend.justification = "left",
        legend.text = element_text(face="italic", size = 8),
        legend.title = element_blank(),
        legend.key.height= unit(3.5, 'mm'),
        legend.key.width= unit(3.5, 'mm'),
        legend.background =element_rect(fill = alpha("white", 0)),
        axis.text = element_text(size=12), axis.title = element_text(size=12),
        plot.margin = unit(c(0,0.5,1,0.5), "cm"),
        plot.title = element_text(size = 14, face = "bold")) +
  guides(colour = guide_legend(nrow = 1))+
  scale_color_manual(values=colzpalette) + 
  #scale_fill_distiller()+
  ggtitle(title)+
  coord_cartesian(ylim=c(0,1.02))+
  scale_x_continuous(breaks=c(0,2000/3.055,4000/3.055,6000/3.055,8000/3.055),
                     labels = c(0,2000,4000,6000,8000),expand=c(0,0))+
  #scale_x_continuous(expand=c(0,0))+
  scale_y_continuous(limits=c(0,1), expand=c(0,0))

kunsagivirus_map_aa

#put gene map with PySimPlot
kun_map_aa<-kunsagivirus_map_aa/map_kun+plot_layout(nrow=2,  heights = c(1, 0.2))
kun_map_aa

kun_map_aa<-as.ggplot(kun_map_aa)
kun_map_aa




#Mischivirus
#Plot nucleotide
mischivirus_nt_map <- read.csv(file = "mischi_align_nt.csv", header = T, stringsAsFactors = F) #Amino acid
head(mischivirus_nt_map)

#move to long
long.sim_nt <- melt(mischivirus_nt_map, id.vars = c("pointer"), measure.vars = c("JQ814851","MG888045",
                                                                                 "NC_026470"))
unique(long.sim_nt$variable)

long.sim_nt$variable <- as.character(long.sim_nt$variable)

names(long.sim_nt)[names(long.sim_nt)=="variable"] <- "accession"

long.sim_nt$accession[long.sim_nt$accession == "JQ814851"] <- "M. schreibersii picornavirus 1: JQ814851"
long.sim_nt$accession[long.sim_nt$accession == "MG888045"] <- "Mischivirus B: MG888045"
long.sim_nt$accession[long.sim_nt$accession == "NC_026470"] <- "Mischivirus A: NC_026470"

long.sim_nt$accession <- factor(long.sim_nt$accession, levels = c("M. schreibersii picornavirus 1: JQ814851", "Mischivirus B: MG888045",
                                                                  "Mischivirus A: NC_026470"))
#and plot
long.sim_nt$value[long.sim_nt$value<0] <- 0
long.sim_nt$value <- long.sim_nt$value/100

## nucleotide
title<-expression(paste("Reference: P. rufus mischivirus: OQ818316*"))

mischi_map_nt <- ggplot(long.sim_nt) + 
  annotate("rect", xmin=4368, xmax=4704, ymin=0, ymax=1, alpha=0.6,  fill="azure4")+
  annotate("rect", xmin=6261, xmax=6779, ymin=0, ymax=1, alpha=0.6,  fill="azure4")+
  geom_line(aes(x=pointer, y=value, color=accession), size=1) +
  theme(panel.background = element_rect("white"),
        panel.border = element_rect(linetype = "solid", fill=NA)) + ylab("% Nucleotide identity")+xlab("Genome position")+
  theme(panel.grid = element_blank(), strip.text = element_text(face="italic", size=12),
        strip.background = element_rect(fill="white"), 
        legend.position="top", legend.direction = "horizontal",legend.margin=margin(),
        legend.justification = "left",
        legend.text = element_text(face="italic", size = 8),
        legend.title = element_blank(),
        legend.key.height= unit(3.5, 'mm'),
        legend.key.width= unit(3.5, 'mm'),
        legend.background =element_rect(fill = alpha("white", 0)),
        axis.text = element_text(size=12), axis.title = element_text(size=12),
        plot.margin = unit(c(0,0.5,1,0.5), "cm"),
        plot.title = element_text(size = 14, face = "bold")) +
  guides(colour = guide_legend(nrow = 2))+
  scale_color_manual(values=colzpalette) + 
  #scale_color_manual(values=colz2) + 
  scale_fill_distiller()+
  ggtitle(title)+
  coord_cartesian(ylim=c(0,1.02))+
  scale_x_continuous(expand=c(0,0))+
  scale_y_continuous(limits=c(0,1), expand=c(0,0))

mischi_map_nt

#put gene map with PySimPlot
mischi_nt<-mischi_map_nt/map_mischi+plot_layout(nrow=2,  heights = c(1, 0.2))
mischi_nt

mischi_nt<-as.ggplot(mischi_nt)
mischi_nt

#amino acid
mischivirus_aa_map <- read.csv(file = "mischi_align_aa.csv", header = T, stringsAsFactors = F) #Amino acid
head(mischivirus_aa_map)

#move to long
long.sim_aa <- melt(mischivirus_aa_map, id.vars = c("pointer"), measure.vars = c("JQ814851","MG888045",
                                                                                  "NC_026470"))
unique(long.sim_aa$variable)

long.sim_aa$variable <- as.character(long.sim_aa$variable)

names(long.sim_aa)[names(long.sim_aa)=="variable"] <- "accession"

long.sim_aa$accession[long.sim_aa$accession == "JQ814851"] <- "M. schreibersii picornavirus 1: JQ814851"
long.sim_aa$accession[long.sim_aa$accession == "MG888045"] <- "Mischivirus B: MG888045"
long.sim_aa$accession[long.sim_aa$accession == "NC_026470"] <- "Mischivirus A: NC_026470"

long.sim_aa$accession <- factor(long.sim_aa$accession, levels = c("M. schreibersii picornavirus 1: JQ814851", "Mischivirus B: MG888045",
                                                                  "Mischivirus A: NC_026470"))
#and plot
long.sim_aa$value[long.sim_aa$value<0] <- 0
long.sim_aa$value <- long.sim_aa$value/100

## Amino acid
title<-expression(paste("Reference: P. rufus mischivirus: OQ818316*"))

mischivirus_map_aa <- ggplot(long.sim_aa) + 
  annotate("rect", xmin=4368/3.055, xmax=4704/3.055, ymin=0, ymax=1, alpha=0.6,  fill="azure4")+
  annotate("rect", xmin=6261/3.055, xmax=6779/3.055, ymin=0, ymax=1, alpha=0.6,  fill="azure4")+
  geom_line(aes(x=pointer, y=value, color=accession), size=1) +
  theme(panel.background = element_rect("white"),
        panel.border = element_rect(linetype = "solid", fill=NA)) + ylab("% Amino acid identity")+xlab("Genome position")+
  theme(panel.grid = element_blank(), strip.text = element_text(face="italic", size=12),
        strip.background = element_rect(fill="white"), 
        legend.position="top", legend.direction = "horizontal",legend.margin=margin(),
        legend.justification = "left",
        legend.text = element_text(face="italic", size = 8),
        legend.title = element_blank(),
        legend.key.height= unit(3.5, 'mm'),
        legend.key.width= unit(3.5, 'mm'),
        legend.background =element_rect(fill = alpha("white", 0)),
        axis.text = element_text(size=12), axis.title = element_text(size=12),
        plot.margin = unit(c(0,0.5,1,0.5), "cm"),
        plot.title = element_text(size = 14, face = "bold")) +
  guides(colour = guide_legend(nrow = 2))+
  scale_color_manual(values=colzpalette) + 
  #scale_fill_distiller()+
  ggtitle(title)+
  coord_cartesian(ylim=c(0,1.02))+
  scale_x_continuous(breaks=c(0,2000/3.055,4000/3.055,6000/3.055,8000/3.055),
                     labels = c(0,2000, 4000,6000,8000),expand=c(0,0))+
  #scale_x_continuous(expand=c(0,0))+
  scale_y_continuous(limits=c(0,1), expand=c(0,0))

mischivirus_map_aa

#put gene map with PySimPlot
mischi_map_aa<-mischivirus_map_aa/map_mischi+plot_layout(nrow=2,  heights = c(1, 0.2))
mischi_map_aa

mischi_map_aa<-as.ggplot(mischi_map_aa)
mischi_map_aa




#Sapelovirus
#Plot nucleotide
sapelovirus_full_nt_map <- read.csv(file = "sapelo_align_nt.csv", header = T, stringsAsFactors = F) #Amino acid
head(sapelovirus_full_nt_map)

#move to long
long.sim_nt <- melt(sapelovirus_full_nt_map, id.vars = c("pointer"), measure.vars = c("OQ818320","OQ818329","PP711921","PP711911","NC_033820"))

unique(long.sim_nt$variable)

long.sim_nt$variable <- as.character(long.sim_nt$variable)

names(long.sim_nt)[names(long.sim_nt)=="variable"] <- "accession"

long.sim_nt$accession[long.sim_nt$accession == "OQ818320"] <- "E. dupreanum sapelovirus: OQ818320*"
long.sim_nt$accession[long.sim_nt$accession == "OQ818329"] <- "R. madagascariensis sapelovirus: OQ818329*"
long.sim_nt$accession[long.sim_nt$accession == "PP711921"] <- "Eidolon bat picornavirus: PP711921"
long.sim_nt$accession[long.sim_nt$accession == "PP711911"] <- "Rousettus bat picornavirus: PP711911"
long.sim_nt$accession[long.sim_nt$accession == "NC_033820"] <- "Eidolon helvum sapelovirus: NC_033820"

long.sim_nt$accession <- factor(long.sim_nt$accession, levels = c("E. dupreanum sapelovirus: OQ818320*",
                                                                  "R. madagascariensis sapelovirus: OQ818329*",
                                                                  "Rousettus bat picornavirus: PP711911",
                                                                  "Eidolon bat picornavirus: PP711921",
                                                                  "Eidolon helvum sapelovirus: NC_033820"))
#and plot
long.sim_nt$value[long.sim_nt$value<0] <- 0
long.sim_nt$value <- long.sim_nt$value/100

## nucleotide
title<-expression(paste("Reference: E. dupreanum sapelovirus: OQ818321*"))

sapelo_map_nt <- ggplot(long.sim_nt) + 
  annotate("rect", xmin=3368, xmax=4004, ymin=0, ymax=1, alpha=0.6,  fill="azure4")+
  annotate("rect", xmin=5461, xmax=5779, ymin=0, ymax=1, alpha=0.6,  fill="azure4")+
  geom_line(aes(x=pointer, y=value, color=accession), size=1) +
  theme(panel.background = element_rect("white"),
        panel.border = element_rect(linetype = "solid", fill=NA)) + ylab("% Nucleotide identity")+xlab("Genome position")+
  theme(panel.grid = element_blank(), strip.text = element_text(face="italic", size=12),
        strip.background = element_rect(fill="white"), 
        legend.position="top", legend.direction = "horizontal",legend.margin=margin(),
        legend.justification = "left",
        legend.text = element_text(face="italic", size = 8),
        legend.title = element_blank(),
        legend.key.height= unit(3.5, 'mm'),
        legend.key.width= unit(3.5, 'mm'),
        legend.background =element_rect(fill = alpha("white", 0)),
        axis.text = element_text(size=12), axis.title = element_text(size=12),
        plot.margin = unit(c(0,0.5,1,0.5), "cm"),
        plot.title = element_text(size = 14, face = "bold")) +
  guides(colour = guide_legend(nrow = 3))+
  scale_color_manual(values=colzpalette) + 
  #scale_color_manual(values=colz2) + 
  scale_fill_distiller()+
  ggtitle(title)+
  coord_cartesian(ylim=c(0,1.02))+
  scale_x_continuous(expand=c(0,0))+
  scale_y_continuous(limits=c(0,1), expand=c(0,0))

sapelo_map_nt

#put gene map with PySimPlot
sapelo_nt<-sapelo_map_nt/map_sapelo+plot_layout(nrow=2,  heights = c(1, 0.2))
sapelo_nt

sapelo_nt<-as.ggplot(sapelo_nt)
sapelo_nt

#amino acid
sapelovirus_full_aa_map <- read.csv(file = "sapelo_align_aa.csv", header = T, stringsAsFactors = F) #Amino acid
head(sapelovirus_full_aa_map)

#move to long
long.sim_aa <- melt(sapelovirus_full_aa_map, id.vars = c("pointer"), measure.vars = c("OQ818320","OQ818329","PP711921","PP711911","NC_033820"))

unique(long.sim_aa$variable)

long.sim_aa$variable <- as.character(long.sim_aa$variable)

names(long.sim_aa)[names(long.sim_aa)=="variable"] <- "accession"

long.sim_aa$accession[long.sim_aa$accession == "OQ818320"] <- "E. dupreanum sapelovirus: OQ818320*"
long.sim_aa$accession[long.sim_aa$accession == "OQ818329"] <- "R. madagascariensis sapelovirus: OQ818329*"
long.sim_aa$accession[long.sim_aa$accession == "PP711921"] <- "Eidolon bat picornavirus: PP711921"
long.sim_aa$accession[long.sim_aa$accession == "PP711911"] <- "Rousettus bat picornavirus: PP711911"
long.sim_aa$accession[long.sim_aa$accession == "NC_033820"] <- "Eidolon helvum sapelovirus: NC_033820"

long.sim_aa$accession <- factor(long.sim_aa$accession, levels = c("E. dupreanum sapelovirus: OQ818320*",
                                                                  "R. madagascariensis sapelovirus: OQ818329*",
                                                                  "Rousettus bat picornavirus: PP711911",
                                                                  "Eidolon bat picornavirus: PP711921",
                                                                  "Eidolon helvum sapelovirus: NC_033820"))
#and plot
long.sim_aa$value[long.sim_aa$value<0] <- 0
long.sim_aa$value <- long.sim_aa$value/100

## nucleotide
title<-expression(paste("Reference: E. dupreanum sapelovirus: OQ818321*"))

sapelovirus_full_map_aa <- ggplot(long.sim_aa) + 
  annotate("rect", xmin=3368/3.055, xmax=4204/3.055, ymin=0, ymax=1, alpha=0.6,  fill="azure4")+
  annotate("rect", xmin=5561/3.055, xmax=5879/3.055, ymin=0, ymax=1, alpha=0.6,  fill="azure4")+
  geom_line(aes(x=pointer, y=value, color=accession), size=1) +
  theme(panel.background = element_rect("white"),
        panel.border = element_rect(linetype = "solid", fill=NA)) + ylab("% Amino acid identity")+xlab("Genome position")+
  theme(panel.grid = element_blank(), strip.text = element_text(face="italic", size=12),
        strip.background = element_rect(fill="white"), 
        legend.position="top", legend.direction = "horizontal",legend.margin=margin(),
        legend.justification = "left",
        legend.text = element_text(face="italic", size = 8),
        legend.title = element_blank(),
        legend.key.height= unit(3.5, 'mm'),
        legend.key.width= unit(3.5, 'mm'),
        legend.background =element_rect(fill = alpha("white", 0)),
        axis.text = element_text(size=12), axis.title = element_text(size=12),
        plot.margin = unit(c(0,0.5,1,0.5), "cm"),
        plot.title = element_text(size = 14, face = "bold")) +
  guides(colour = guide_legend(nrow = 3))+
  scale_color_manual(values=colzpalette) + 
  #scale_fill_distiller()+
  ggtitle(title)+
  coord_cartesian(ylim=c(0,1.02))+
  scale_x_continuous(breaks=c(0,2000/3.055,4000/3.055,6000/3.055,8000/3.055),
                     labels = c(0,2000, 4000,6000,8000),expand=c(0,0))+
  #scale_x_continuous(expand=c(0,0))+
  scale_y_continuous(limits=c(0,1), expand=c(0,0))

sapelovirus_full_map_aa

#put gene map with PySimPlot
sapelo_map_aa<-sapelovirus_full_map_aa/map_sapelo+plot_layout(nrow=2,  heights = c(1, 0.2))
sapelo_map_aa

sapelo_map_aa<-as.ggplot(sapelo_map_aa)
sapelo_map_aa




#Teschovirus
#Plot nucleotide
teschovirus_nt_map <- read.csv(file = "tescho_align_nt.csv", header = T, stringsAsFactors = F) #Amino acid
head(teschovirus_nt_map)

#move to long
long.sim_nt <- melt(teschovirus_nt_map, id.vars = c("pointer"), measure.vars = c("OQ818324","OQ818318","PP711948",
                                                                                 "OR951334"))

unique(long.sim_nt$variable)

long.sim_nt$variable <- as.character(long.sim_nt$variable)

names(long.sim_nt)[names(long.sim_nt)=="variable"] <- "accession"

long.sim_nt$accession[long.sim_nt$accession == "OQ818324"] <- "R. madagascariensis teschovirus 2: OQ818324*"
long.sim_nt$accession[long.sim_nt$accession == "OQ818318"] <- "E. dupreanum teschovirus 1: OQ818318*"
long.sim_nt$accession[long.sim_nt$accession == "OR951334"] <- "Pteropodidae bat teschovirus: OR951334"
long.sim_nt$accession[long.sim_nt$accession == "PP711948"] <- "Rousettus bat picornavirus: PP711948"

long.sim_nt$accession <- factor(long.sim_nt$accession, levels = c("R. madagascariensis teschovirus 2: OQ818324*",
                                                                  "E. dupreanum teschovirus 1: OQ818318*",
                                                                  "Pteropodidae bat teschovirus: OR951334",
                                                                  "Rousettus bat picornavirus: PP711948"))
#and plot
long.sim_nt$value[long.sim_nt$value<0] <- 0
long.sim_nt$value <- long.sim_nt$value/100

## nucleotide
title<-expression(paste("Reference: R. madagascariensis teschovirus 1: OQ818323*"))
tescho_map_nt <- ggplot(long.sim_nt) + 
  annotate("rect", xmin=3368, xmax=3604, ymin=0, ymax=1, alpha=0.6,  fill="azure4")+
  annotate("rect", xmin=4961, xmax=5279, ymin=0, ymax=1, alpha=0.6,  fill="azure4")+
  geom_line(aes(x=pointer, y=value, color=accession), size=1) +
  theme(panel.background = element_rect("white"),
        panel.border = element_rect(linetype = "solid", fill=NA)) + ylab("% Nucleotide identity")+xlab("Genome position")+
  theme(panel.grid = element_blank(), strip.text = element_text(face="italic", size=12),
        strip.background = element_rect(fill="white"), 
        legend.position="top", legend.direction = "horizontal",legend.margin=margin(),
        legend.justification = "left",
        legend.text = element_text(face="italic", size = 8),
        legend.title = element_blank(),
        legend.key.height= unit(3.5, 'mm'),
        legend.key.width= unit(3.5, 'mm'),
        legend.background =element_rect(fill = alpha("white", 0)),
        axis.text = element_text(size=12), axis.title = element_text(size=12),
        plot.margin = unit(c(0,0.5,1,0.5), "cm"),
        plot.title = element_text(size = 14, face = "bold")) +
  guides(colour = guide_legend(nrow = 2))+
  scale_color_manual(values=colzpalette) + 
  #scale_color_manual(values=colz2) + 
  scale_fill_distiller()+
  ggtitle(title)+
  coord_cartesian(ylim=c(0,1.02))+
  scale_x_continuous(expand=c(0,0))+
  scale_y_continuous(limits=c(0,1), expand=c(0,0))

tescho_map_nt

#put gene map with PySimPlot
tescho_nt<-tescho_map_nt/map_tescho+plot_layout(nrow=2,  heights = c(1, 0.2))
tescho_nt

tescho_nt<-as.ggplot(tescho_nt)
tescho_nt

#amino acid
teschovirus_aa_map <- read.csv(file = "tescho_align_aa.csv", header = T, stringsAsFactors = F) #Amino acid
head(teschovirus_aa_map)

#move to long
long.sim_aa <- melt(teschovirus_aa_map, id.vars = c("pointer"), measure.vars = c("OQ818324","OQ818318","PP711948",
                                                                                 "OR951334"))

unique(long.sim_aa$variable)

long.sim_aa$variable <- as.character(long.sim_aa$variable)

names(long.sim_aa)[names(long.sim_aa)=="variable"] <- "accession"

long.sim_aa$accession[long.sim_aa$accession == "OQ818324"] <- "R. madagascariensis teschovirus 2: OQ818324*"
long.sim_aa$accession[long.sim_aa$accession == "OQ818318"] <- "E. dupreanum teschovirus 1: OQ818318*"
long.sim_aa$accession[long.sim_aa$accession == "OR951334"] <- "Pteropodidae bat teschovirus: OR951334"
long.sim_aa$accession[long.sim_aa$accession == "PP711948"] <- "Rousettus bat picornavirus: PP711948"

long.sim_aa$accession <- factor(long.sim_aa$accession, levels = c("R. madagascariensis teschovirus 2: OQ818324*",
                                                                  "E. dupreanum teschovirus 1: OQ818318*",
                                                                  "Pteropodidae bat teschovirus: OR951334",
                                                                  "Rousettus bat picornavirus: PP711948"))
#and plot
long.sim_aa$value[long.sim_aa$value<0] <- 0
long.sim_aa$value <- long.sim_aa$value/100

## nucleotide
title<-expression(paste("Reference: R. madagascariensis teschovirus 1: OQ818323*"))

teschovirus_map_aa <- ggplot(long.sim_aa) + 
  annotate("rect", xmin=3368/3.055, xmax=3604/3.055, ymin=0, ymax=1, alpha=0.6,  fill="azure4")+
  annotate("rect", xmin=4961/3.055, xmax=5279/3.055, ymin=0, ymax=1, alpha=0.6,  fill="azure4")+
  geom_line(aes(x=pointer, y=value, color=accession), size=1) +
  theme(panel.background = element_rect("white"),
        panel.border = element_rect(linetype = "solid", fill=NA)) + ylab("% Amino acid identity")+xlab("Genome position")+
  theme(panel.grid = element_blank(), strip.text = element_text(face="italic", size=12),
        strip.background = element_rect(fill="white"), 
        legend.position="top", legend.direction = "horizontal",legend.margin=margin(),
        legend.justification = "left",
        legend.text = element_text(face="italic", size = 8),
        legend.title = element_blank(),
        legend.key.height= unit(3.5, 'mm'),
        legend.key.width= unit(3.5, 'mm'),
        legend.background =element_rect(fill = alpha("white", 0)),
        axis.text = element_text(size=12), axis.title = element_text(size=12),
        plot.margin = unit(c(0,0.5,1,0.5), "cm"),
        plot.title = element_text(size = 14, face = "bold")) +
  guides(colour = guide_legend(nrow = 2))+
  scale_color_manual(values=colzpalette) + 
  #scale_fill_distiller()+
  ggtitle(title)+
  coord_cartesian(ylim=c(0,1.02))+
  scale_x_continuous(breaks=c(0,2000/3.055,4000/3.055,6000/3.055,8000/3.055),
                     labels = c(0,2000, 4000,6000,8000),expand=c(0,0))+
  #scale_x_continuous(expand=c(0,0))+
  scale_y_continuous(limits=c(0,1), expand=c(0,0))

teschovirus_map_aa

#put gene map with PySimPlot
tescho_map_aa<-teschovirus_map_aa/map_tescho+plot_layout(nrow=2,  heights = c(1, 0.2))
tescho_map_aa

tescho_map_aa<-as.ggplot(tescho_map_aa)
tescho_map_aa




#Sapovirus
#Plot nucleotide
sapovirus_nt_map <- read.csv(file = "sapo_align_nt.csv", header = T, stringsAsFactors = F) #Amino acid
head(sapovirus_nt_map)

#move to long
long.sim_nt <- melt(sapovirus_nt_map, id.vars = c("pointer"), measure.vars = c("OQ818319","PP712015",
                                                                               "PP712001","KX759623"))

unique(long.sim_nt$variable)

long.sim_nt$variable <- as.character(long.sim_nt$variable)

names(long.sim_nt)[names(long.sim_nt)=="variable"] <- "accession"

long.sim_nt$accession[long.sim_nt$accession == "OQ818319"] <- "E. dupreanum sapovirus 1: OQ818319*"
long.sim_nt$accession[long.sim_nt$accession == "PP712015"] <- "Rousettus bat calicivirus: PP712015"
long.sim_nt$accession[long.sim_nt$accession == "PP712001"] <- "Rousettus bat calicivirus: PP712001"
long.sim_nt$accession[long.sim_nt$accession == "KX759623"] <- "Bat sapovirus: KX759623"

long.sim_nt$accession <- factor(long.sim_nt$accession, levels = c("E. dupreanum sapovirus 1: OQ818319*",
                                                                  "Rousettus bat calicivirus: PP712015",
                                                                  "Rousettus bat calicivirus: PP712001",
                                                                  "Bat sapovirus: KX759623"))

#and plot
long.sim_nt$value[long.sim_nt$value<0] <- 0
long.sim_nt$value <- long.sim_nt$value/100

#plot nucleotide
title<-expression(paste("Reference: E. dupreanum sapovirus 1: PP766459*"))


sapo_map_nt <- ggplot(long.sim_nt) + 
  annotate("rect", xmin=2000, xmax=2800, ymin=0, ymax=1, alpha=0.6,  fill="azure4")+
  annotate("rect", xmin=5179, xmax=6800, ymin=0, ymax=1, alpha=0.6,  fill="azure4")+
  geom_line(aes(x=pointer, y=value, color=accession), size=1) +
  theme(panel.background = element_rect("white"),
        panel.border = element_rect(linetype = "solid", fill=NA)) + ylab("% Nucleotide identity")+xlab("Genome position")+
  theme(panel.grid = element_blank(), strip.text = element_text(face="italic", size=12),
        strip.background = element_rect(fill="white"), 
        legend.position="top", legend.direction = "horizontal",legend.margin=margin(),
        legend.justification = "left",
        legend.text = element_text(face="italic", size = 8),
        legend.title = element_blank(),
        legend.key.height= unit(3.5, 'mm'),
        legend.key.width= unit(3.5, 'mm'),
        legend.background =element_rect(fill = alpha("white", 0)),
        axis.text = element_text(size=12), axis.title = element_text(size=12),
        plot.margin = unit(c(0,0.5,1,0.5), "cm"),
        plot.title = element_text(size = 14, face = "bold")) +
  guides(colour = guide_legend(nrow = 2))+
  scale_color_manual(values=colzpalette) + 
  #scale_color_manual(values=colz2) + 
  scale_fill_distiller()+
  ggtitle(title)+
  coord_cartesian(ylim=c(0,1.02))+
  scale_x_continuous(expand=c(0,0))+
  scale_y_continuous(limits=c(0,1), expand=c(0,0))

sapo_map_nt

#put gene map with PySimPlot
sapo_nt<-sapo_map_nt/map_sapo+plot_layout(nrow=2,  heights = c(1, 0.2))
sapo_nt

sapo_nt<-as.ggplot(sapo_nt)
sapo_nt

#amino acid
sapovirus_aa_map <- read.csv(file = "sapo_align_aa.csv", header = T, stringsAsFactors = F) #Amino acid
head(sapovirus_aa_map)

#move to long
long.sim_aa <- melt(sapovirus_aa_map, id.vars = c("pointer"), measure.vars = c("OQ818319","PP712015",
                                                                               "PP712001","KX759623"))

unique(long.sim_aa$variable)

long.sim_aa$variable <- as.character(long.sim_aa$variable)

names(long.sim_aa)[names(long.sim_aa)=="variable"] <- "accession"

long.sim_aa$accession[long.sim_aa$accession == "OQ818319"] <- "E. dupreanum sapovirus 1: OQ818319*"
long.sim_aa$accession[long.sim_aa$accession == "PP712015"] <- "Rousettus bat calicivirus: PP712015"
long.sim_aa$accession[long.sim_aa$accession == "PP712001"] <- "Rousettus bat calicivirus: PP712001"
long.sim_aa$accession[long.sim_aa$accession == "KX759623"] <- "Bat sapovirus: KX759623"

long.sim_aa$accession <- factor(long.sim_aa$accession, levels = c("E. dupreanum sapovirus 1: OQ818319*",
                                                                  "Rousettus bat calicivirus: PP712015",
                                                                  "Rousettus bat calicivirus: PP712001",
                                                                  "Bat sapovirus: KX759623"))

#and plot
long.sim_aa$value[long.sim_aa$value<0] <- 0
long.sim_aa$value <- long.sim_aa$value/100

#plot nucleotide
title<-expression(paste("Reference: E. dupreanum sapovirus 1: PP766459*"))

sapovirus_map_aa <- ggplot(long.sim_aa) + 
  
  annotate("rect", xmin=2000/3.055, xmax=2800/3.055, ymin=0, ymax=1, alpha=0.6,  fill="azure4")+
  annotate("rect", xmin=5179/3.055, xmax=6800/3.055, ymin=0, ymax=1, alpha=0.6,  fill="azure4")+
  geom_line(aes(x=pointer, y=value, color=accession), size=1) +
  theme(panel.background = element_rect("white"),
        panel.border = element_rect(linetype = "solid", fill=NA)) + ylab("% Amino acid identity")+xlab("Genome position")+
  theme(panel.grid = element_blank(), strip.text = element_text(face="italic", size=12),
        strip.background = element_rect(fill="white"), 
        legend.position="top", legend.direction = "horizontal",legend.margin=margin(),
        legend.justification = "left",
        legend.text = element_text(face="italic", size = 8),
        legend.title = element_blank(),
        legend.key.height= unit(3.5, 'mm'),
        legend.key.width= unit(3.5, 'mm'),
        legend.background =element_rect(fill = alpha("white", 0)),
        axis.text = element_text(size=12), axis.title = element_text(size=12),
        plot.margin = unit(c(0,0.5,1,0.5), "cm"),
        plot.title = element_text(size = 14, face = "bold")) +
  guides(colour = guide_legend(nrow = 2))+
  scale_color_manual(values=colzpalette) + 
  #scale_fill_distiller()+
  ggtitle(title)+
  coord_cartesian(ylim=c(0,1.02))+
  scale_x_continuous(breaks=c(0,2000/3.055,4000/3.055,6000/3.055,8000/3.055),
                     labels = c(0,2000, 4000,6000,8000),expand=c(0,0))+
  #scale_x_continuous(expand=c(0,0))+
  scale_y_continuous(limits=c(0,1), expand=c(0,0))

sapovirus_map_aa

#put gene map with PySimPlot
sapo_map_aa<-sapovirus_map_aa/map_sapo+plot_layout(nrow=2,  heights = c(1,0.2))
sapo_map_aa

sapo_map_aa<-as.ggplot(sapo_map_aa)
sapo_map_aa




#To plot figure 3
fig3<-plot_grid(hep_map_aa,kun_map_aa,bat_picorna_aa,
                 sapelo_map_aa,tescho_map_aa,sapo_map_aa,
                 ncol=3,
                 labels="AUTO", label_size = 23, align = "hv", axis="b")
fig3
#excluded kobuvirus from figure because it's so similar, and excluded mischivirus since it's so different


#To plot nucleotide supplementary
nucleotide_supp<-plot_grid(hepato_nt,kobu_nt,kunsagi_nt,mischi_nt,
                      bat_picorna_nt,sapelo_nt,tescho_nt,sapo_nt,
                      ncol=3,
                      labels="AUTO", label_size = 23, align = "hv", axis="b")
nucleotide_supp


#To plot amino acid supplementary for kobuvirus and mischivirus
amino_supp<-plot_grid(kobu_map_aa, mischi_map_aa,
                    ncol=2,
                    labels="AUTO", label_size = 23, align = "hv", axis="b")
amino_supp



# save figs

homewd = "/Users/gwenddolenkettenburg/Desktop/developer/mada-bat-picornavirus" 

ggsave(file = paste0(homewd, "/final_figures/supplemental/Sfig4_nucleotide_pysimplot.pdf"),
       plot = nucleotide_supp,
       units="mm",  
       width=150, 
       height=110, 
       scale=4, 
       dpi=300)

ggsave(file = paste0(homewd, "/final_figures/Fig3_pysimplot.pdf"),
       plot = fig3,
       units="mm",  
       width=150, 
       height=80, 
       scale=4, 
       dpi=300)

ggsave(file = paste0(homewd, "/final_figures/supplemental/Sfig3_amino_pysimplot.pdf"),
       plot = amino_supp,
       units="mm",  
       width=100, 
       height=40, 
       scale=4, 
       dpi=300)
